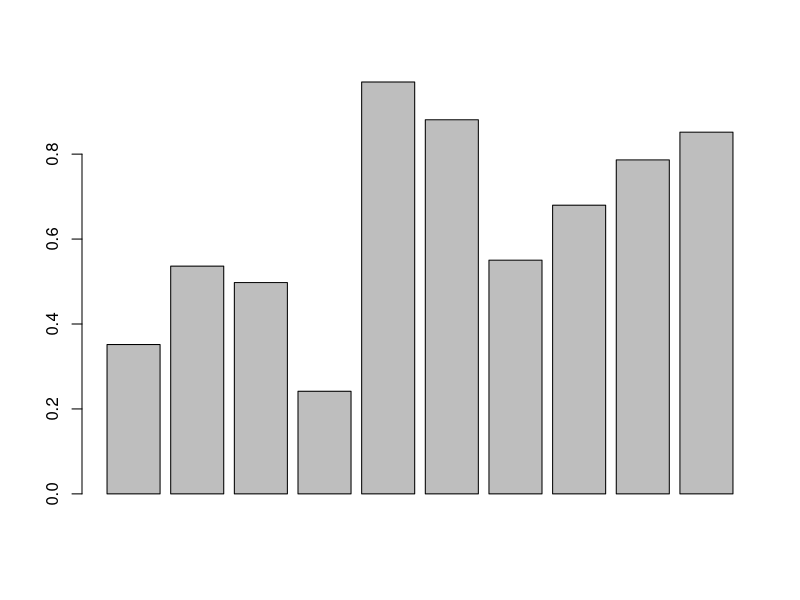
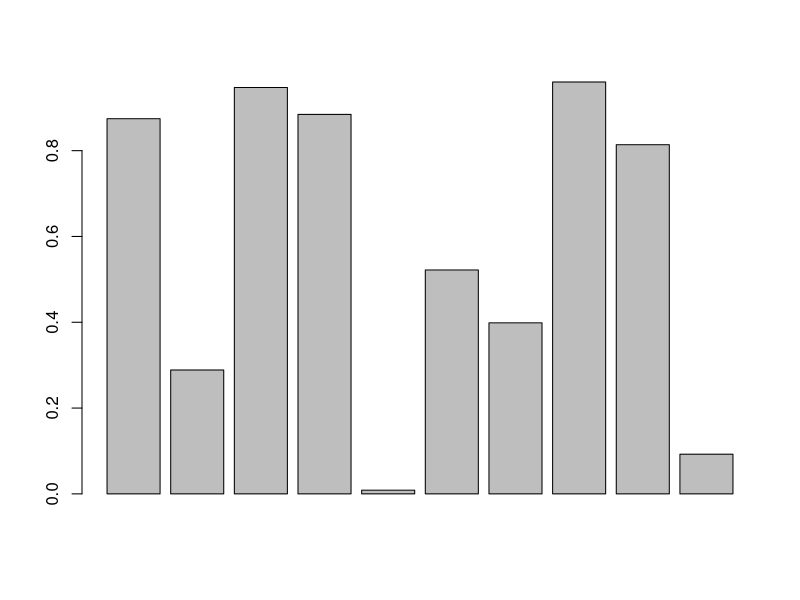
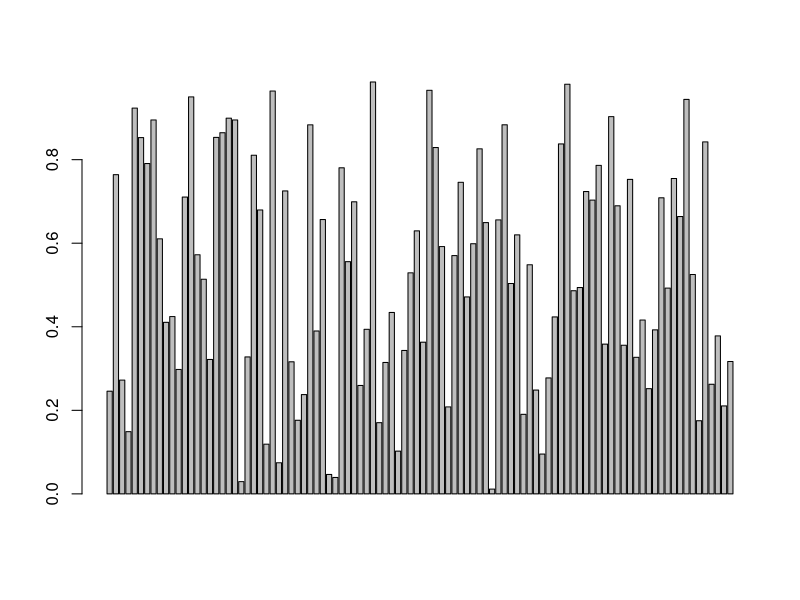

These figures' R source, in order: (Note: this script raises an error after producing the figures.)
#
# 2019_10_Parallelism
#

# Let's create some articifal work using R's Random Uniform Distribution function "runif(x)"


distribution <- runif(10)
average <- mean(distribution)
print(average)
barplot(distribution)

# now let's set the SEED to get predictable numbers
set.seed(12345678)
distribution <- runif(10)
average <- mean(distribution)
print(average)
barplot(distribution)

# And lets create more work (scaling up)
{
set.seed(87654321)
distribution <- runif(100)
average <- mean(distribution)
print(average)
barplot(distribution)
}

# and how long is that exactly ?
system.time({
  set.seed(12345678)
  distribution <- runif(100e6)
  average <- mean(distribution)
  print(average)
})


# Let's wrap this up in a function for our later tests
workload <- function (seed=0) {
  set.seed(seed)
  distribution <- runif(100e6)
  average <- mean(distribution)
  return(average)
} 

# It should give the same result - so let's check
workload(12345678)

# and take almost the same time to run
system.time({
  print(workload(12345678))
})


# Most scientific compute task involve doing similar things over and over.
# Let's simulate this by computing averages for 10 different SEEDs

workload(1)
workload(2)
workload(3)
workload(4)
workload(5)
workload(6)
workload(7)
workload(8)
workload(9)
workload(10)

# or of course we could use a FOR loop ...
for (seed in 1:10) {
  average <- workload(seed)
  print(average)
}

# and we could APPLY the workload function to an array of SEEDs
lapply(1:10, workload)

# but which one is faster, loops ...
system.time({
  for (seed in 1:10) {
    average <- workload(seed)
    print(average)
  }
})

# or applying ?
system.time({
  print(lapply(1:10, workload))
})
